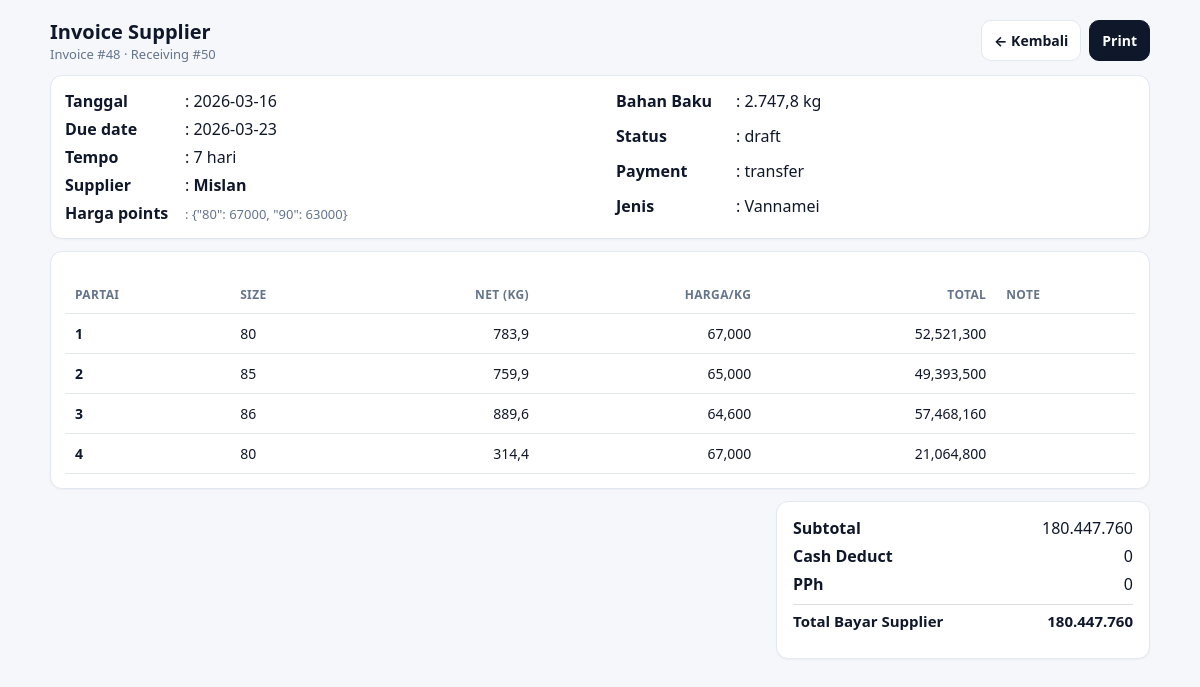
The page /invoice/view/48 on the database its author committed.
### tables this page shows
CREATE TABLE invoice_header (
            id INTEGER PRIMARY KEY AUTOINCREMENT,

            receiving_id INTEGER NOT NULL UNIQUE, -- 1 receiving = 1 invoice
            tanggal TEXT NOT NULL DEFAULT (date('now','localtime')),
            supplier TEXT NOT NULL,
            price_points_json TEXT NOT NULL,
            payment_type TEXT NOT NULL
                CHECK (payment_type IN ('cash','transfer')),
            tempo_hari INTEGER DEFAULT 0,
            due_date TEXT,

            -- Cash deduct per kg (hanya berlaku kalau cash)
            cash_deduct_per_kg_rp INTEGER DEFAULT 0,
            cash_deduct_total_rp INTEGER DEFAULT 0,
            -- PPh (siap dipakai nanti, 0.25% = 25)
            pph_rate_bp INTEGER DEFAULT 0,
            pph_amount_rp INTEGER DEFAULT 0,
            -- Total Supplier
            subtotal_rp INTEGER DEFAULT 0,
            total_payable_rp INTEGER DEFAULT 0,
            total_paid_g INTEGER DEFAULT 0,
            status TEXT DEFAULT 'draft'
                CHECK (status IN ('draft','issued','paid','void')),
            created_at TEXT DEFAULT (datetime('now','localtime')), note TEXT, grade_prices_json TEXT,
            FOREIGN KEY(receiving_id)
                REFERENCES receiving_header(id)
                ON DELETE CASCADE
        );

CREATE TABLE receiving_header (
            id INTEGER PRIMARY KEY AUTOINCREMENT,
            receiving_no INTEGER NOT NULL UNIQUE,
            tanggal TEXT NOT NULL,
            supplier TEXT NOT NULL,
            jenis TEXT NOT NULL,
            fiber REAL DEFAULT 0,
            created_at TEXT DEFAULT (datetime('now','localtime'))
        );

CREATE TABLE invoice_line (
            id INTEGER PRIMARY KEY AUTOINCREMENT,

            invoice_id INTEGER NOT NULL,
            receiving_item_id INTEGER NOT NULL UNIQUE,

            partai_no INTEGER NOT NULL,

            -- Simpan gram supaya presisi (anti float)
            net_g INTEGER NOT NULL,
            paid_g INTEGER NOT NULL,
            round_size INTEGER,
            price_per_kg_rp INTEGER NOT NULL,
            line_total_rp INTEGER NOT NULL,
            note TEXT,

            FOREIGN KEY(invoice_id)
                REFERENCES invoice_header(id)
                ON DELETE CASCADE,

            FOREIGN KEY(receiving_item_id)
                REFERENCES receiving_item(id)
                ON DELETE CASCADE
        );

### invoice/routes.py (the view)
@invoice_bp.route("/view/<int:invoice_id>", methods=["GET"])
def invoice_view(invoice_id):
    h = repo.get_invoice_header(invoice_id)
    if not h:
        return "Invoice tidak ditemukan", 404
    rh = repo.fetch_receiving_header(h["receiving_id"])
    jenis = (rh.get("jenis") or "").strip().lower() if rh else ""
    lines = repo.fetch_invoice_lines(invoice_id)
    return render_template("invoice/detail.html", header=h, lines=lines, jenis=jenis)

### helpers/db.py (called while the page is built)
def get_conn():
    conn = sqlite3.connect(DB_PATH, timeout=30)
    conn.row_factory = sqlite3.Row
    conn.execute("PRAGMA foreign_keys = ON;")
    conn.execute("PRAGMA journal_mode = WAL;")
    return conn

### invoice/repository.py (called while the page is built)
def fetch_receiving_header(receiving_id):
    conn = get_conn()
    try:
        row = conn.execute("SELECT * FROM receiving_header WHERE id=?", (receiving_id,)).fetchone()
        return dict(row) if row else None
    finally:
        conn.close()

def get_invoice_header(invoice_id):
    conn = get_conn()
    try:
        row = conn.execute("SELECT * FROM invoice_header WHERE id=?", (invoice_id,)).fetchone()
        return dict(row) if row else None
    finally:
        conn.close()

def fetch_invoice_lines(invoice_id):
    conn = get_conn()
    try:
        rows = conn.execute("""
            SELECT il.*
            FROM invoice_line il
            WHERE il.invoice_id = ?
            ORDER BY il.partai_no ASC, il.id ASC
        """, (invoice_id,)).fetchall()
        return [dict(r) for r in rows]
    finally:
        conn.close()

### templates/invoice/detail.html (shortened to what this page needs)
<!doctype html>
<html lang="id">
<head>
</head>
<body>
<div class="wrap">
  <div class="top">
    <div>
      <h2>Invoice Supplier</h2>
      <div class="muted">Invoice #{{ header.id }} · Receiving #{{ header.receiving_id }}</div>
    </div>
    <div style="display:flex;gap:8px;flex-wrap:wrap;justify-content:flex-end;">
    <a class="btn btn-secondary" href="{{ url_for('invoice.invoice_list') }}">← Kembali</a>
      <a class="btn btn-primary" href="#" onclick="window.print();return false;">Print</a>
    </div>
  </div>
  <div class="card">
  <div class="inv-grid">
    <div class="inv-col">
      <div class="inv-row">
        <div class="inv-label">Tanggal     </div>
        <div class="inv-val">: {{ header.tanggal }}</div>
      </div>
      <div class="inv-row">
        <div class="inv-label">Due date</div>
        <div class="inv-val">: {{ header.due_date or "-" }}</div>
      </div>
      <div class="inv-row">
        <div class="inv-label">Tempo</div>
        <div class="inv-val">: {{ header.tempo_hari or 0 }} hari</div>
      </div>
      <div class="inv-row">
        <div class="inv-label">Supplier</div>
        <div class="inv-val">: <b> {{ header.supplier }}</b></div>
      </div>
      <div class="inv-row">
        <div class="inv-label">Harga points</div>
        <div class="inv-val muted">: {{ header.price_points_json or "{}" }}</div>
      </div>
    </div>
    <div class="inv-col">
      {% set val = (header.total_paid_g or 0)/1000 %}
      {% set s = "{:,.1f}".format(val).replace(",", "X").replace(".", ",").replace("X", ".") %}
      <div class="inv-row">
        <div class="inv-label">Bahan Baku</div>
        <div class="inv-val">: {{ s.rstrip("0").rstrip(",") }} kg</div>
      </div>
      <div class="inv-row">
        <div class="inv-label">Status</div>
        <div class="inv-val">: {{ header.status }}</div>
      </div>
      <div class="inv-row">
        <div class="inv-label">Payment</div>
        <div class="inv-val">: {{ header.payment_type }}</div>
      </div>
      <div class="inv-row">
        <div class="inv-label">Jenis</div>
        <div class="inv-val">: {{ jenis|capitalize }}</div>
      </div>
    </div>
  </div>
</div>
  <div class="card" style="margin-top:12px; overflow:auto;">
    <table>
      <thead>
        <tr>
          <th>Partai</th>
          <th>Size</th>
          <th class="right">Net (kg)</th>
          <th class="right">Harga/kg</th>
          <th class="right">Total</th>
          <th>Note</th>
        </tr>
      </thead>
      <tbody>
        {% for r in lines %}
        <tr>
          <td><b>{{ r.partai_no }}</b></td>
          <td class="center">
            {% if jenis == "kupasan" %}
              {{ (r.kategori_kupasan or "-")|lower }}
            {% else %}
              {{ r.round_size or "-" }}
            {% endif %}
          </td>
              {% set val = (r.net_g or 0)/1000 %}
              {% set s = "{:,.1f}".format(val)
               .replace(",", "X")
               .replace(".", ",")
               .replace("X", ".") %}
          <td class="right">
              {{ s.rstrip("0").rstrip(",") }}
          </td>
          <td class="right">{{ "{:,}".format(r.price_override_per_kg_rp or r.price_per_kg_rp) }}</td>
          <td class="right">{{ "{:,}".format(r.line_total_rp or 0) }}</td>
          <td>{{ r.note or "" }}</td>
        </tr>
        {% endfor %}
      </tbody>
    </table>
  </div>
  <div class="card summary-box" style="margin-top:12px;">
  <div class="sum-row">
    <div class="sum-label">Subtotal</div>
    <div class="sum-value">
      {{ "{:,}".format(header.subtotal_rp or 0).replace(",", ".") }}
    </div>
  </div>
  <div class="sum-row">
    <div class="sum-label">Cash Deduct</div>
    <div class="sum-value">
      {{ "{:,}".format(header.cash_deduct_total_rp or 0).replace(",", ".") }}
    </div>
  </div>
  <div class="sum-row">
    <div class="sum-label">PPh</div>
    <div class="sum-value">
      {{ "{:,}".format(header.pph_amount_rp or 0).replace(",", ".") }}
    </div>
  </div>
  <div class="sum-row total-row">
    <div class="sum-label">Total Bayar Supplier</div>
    <div class="sum-value">
      {{ "{:,}".format(header.total_payable_rp or 0).replace(",", ".") }}
    </div>
  </div>
  <div class="sum-row" style="margin-top:6px;">
    </div>
  </div>
</div>
</body>
</html>

### templates/invoice/detail.html (style rules this page uses)
:root { --bg:#f6f7fb;--card:#fff;--text:#0f172a;--muted:#64748b;--border:#e2e8f0;--btn:#0f172a }
body { margin:0;font-family:system-ui,-apple-system,Segoe UI,Roboto,Arial;background:var(--bg);color:var(--text) }
.wrap { max-width:1100px;margin:18px auto;padding:0 14px }
.top { display:flex;justify-content:space-between;align-items:center;gap:10px;margin-bottom:12px }
h2 { margin:0;font-size:20px }
.muted { color:var(--muted);font-size:13px }
.card { background:var(--card);border:1px solid var(--border);border-radius:12px;padding:14px;box-shadow:0 1px 2px rgba(0,0,0,.04) }
.btn { display:inline-block;padding:10px 12px;border-radius:10px;border:1px solid var(--border);text-decoration:none;font-weight:700;font-size:14px;background:#fff;color:var(--text) }
.btn-primary { background:var(--btn);color:#fff;border-color:var(--btn) }
table { width:100%;border-collapse:collapse;margin-top:10px }
th,td { border-bottom:1px solid var(--border);padding:10px;text-align:left;font-size:14px;vertical-align:top }
th { font-size:12px;color:var(--muted);text-transform:uppercase;letter-spacing:.03em }
.right { text-align:right }
.summary-box { width: 340px; margin-left: auto; padding: 12px 16px; }
.sum-row { display: grid; grid-template-columns: 1fr auto; padding: 3px 0; }
.sum-label { text-align: left; font-weight: 600; }
.sum-value { text-align: right; font-variant-numeric: tabular-nums; }
.total-row { margin-top: 6px; padding-top: 6px; border-top: 1px solid #ddd; font-weight: 800; font-size: 15px; }
.inv-grid { display: grid; grid-template-columns: 1fr 1fr; gap: 32px; }
.inv-col { display: grid; gap: 6px; }
.inv-row { display: grid; grid-template-columns: 120px 1fr; align-items: baseline; }
.inv-label { font-weight: 700; }
.inv-val { font-variant-numeric: tabular-nums; }

### rows shown on the page
invoice_header: id "48", receiving_id "50", tanggal "2026-03-16", due_date "2026-03-23", tempo_hari "7", supplier "Mislan", price_points_json "{\"80\": 67000, \"90\": 63000}", status "draft", payment_type "transfer", subtotal_rp "180.447.760", cash_deduct_total_rp "0", pph_amount_rp "0", total_payable_rp "180.447.760"
receiving_header: jenis "Vannamei"
invoice_line: partai_no "1", round_size "80", rstrip "783,9", price_per_kg_rp "67,000", line_total_rp "52,521,300"
invoice_line: partai_no "2", round_size "85", rstrip "759,9", price_per_kg_rp "65,000", line_total_rp "49,393,500"
invoice_line: partai_no "3", round_size "86", rstrip "889,6", price_per_kg_rp "64,600", line_total_rp "57,468,160"
invoice_line: partai_no "4", round_size "80", rstrip "314,4", price_per_kg_rp "67,000", line_total_rp "21,064,800"

### other values the page prints
{{ s.rstrip("0").rstrip(",") }} "2.747,8"
